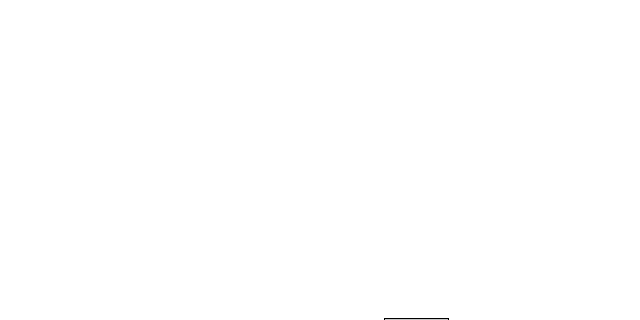
Frame 1 (no input)
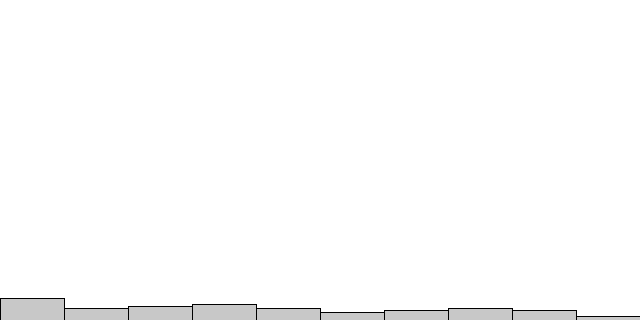
Frame 60 (the mouse pressed at the canvas centre just before this capture)
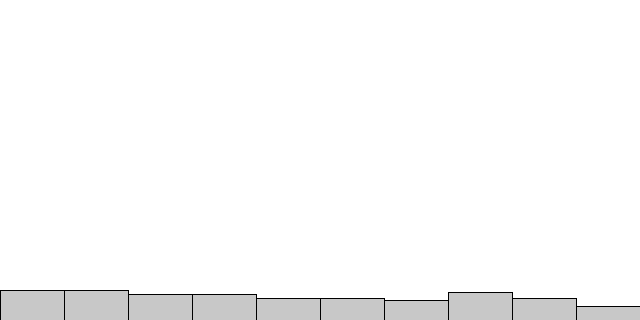
Frame 120 (the mouse held since frame 60 and released just before this capture)

The Processing sketch that drew these frames (run headless with seeded random() and noise(); from frame 60 on, the mouse is pressed at the canvas centre):

// Processing sketch: distribucion_normal
// ── distribucion_normal.pde
float heights[];

void setup(){
  size(640, 320);
  frameRate(5);
  heights = new float[10];
}

void draw(){
  background(255);
  fill(200);
   
  int index = int(random(heights.length));
  heights[index]+=2;
  
  for(int x = 0; x < width; x+=64){
    rect(x, height, 64, -heights[x/64]);
  }

}
